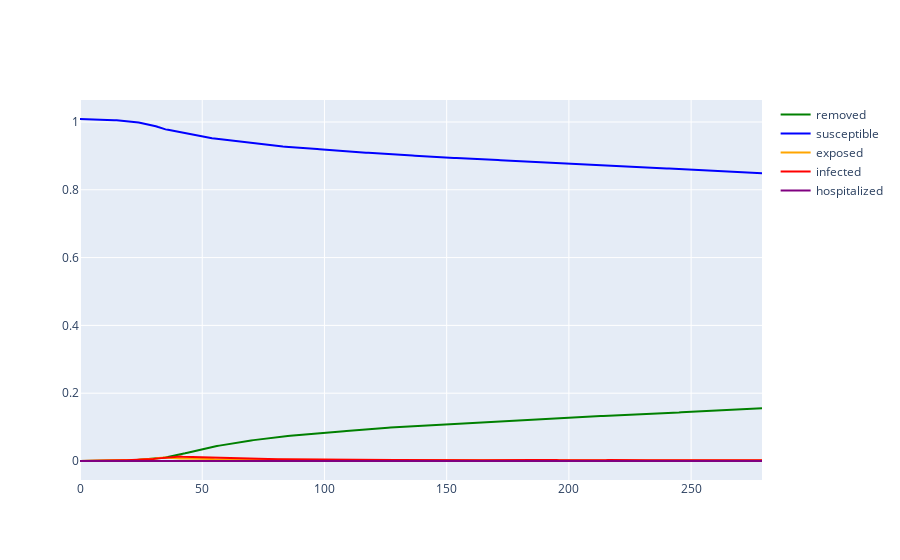

Notebook source saved alongside this figure:
### Code cell
make_SIR_graph(data)

### Figure 1 — Plotly figure (JSON) as saved in the notebook; plotly's stock layout.template omitted (floating-point values rounded to 4 significant figures; data arrays with more than 128 entries replaced by an {"elided": "..."} marker saying what was removed)
{"data": [{"line": {"color": "green"}, "name": "removed", "type": "scatter", "x": {"elided": "281 int values"}, "y": {"elided": "280 float values"}}, {"line": {"color": "blue"}, "name": "susceptible", "type": "scatter", "x": {"elided": "281 int values"}, "y": {"elided": "280 float values"}}, {"line": {"color": "orange"}, "name": "exposed", "type": "scatter", "x": {"elided": "281 int values"}, "y": {"elided": "280 float values"}}, {"line": {"color": "red"}, "name": "infected", "type": "scatter", "x": {"elided": "281 int values"}, "y": {"elided": "280 float values"}}, {"line": {"color": "purple"}, "name": "hospitalized", "type": "scatter", "x": {"elided": "281 int values"}, "y": {"elided": "280 float values"}}], "layout": {"hovermode": "x"}}
